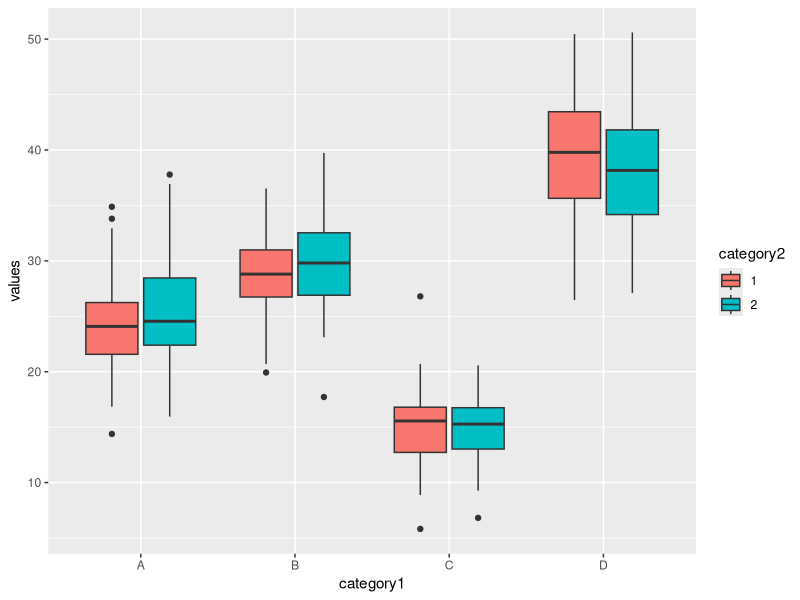
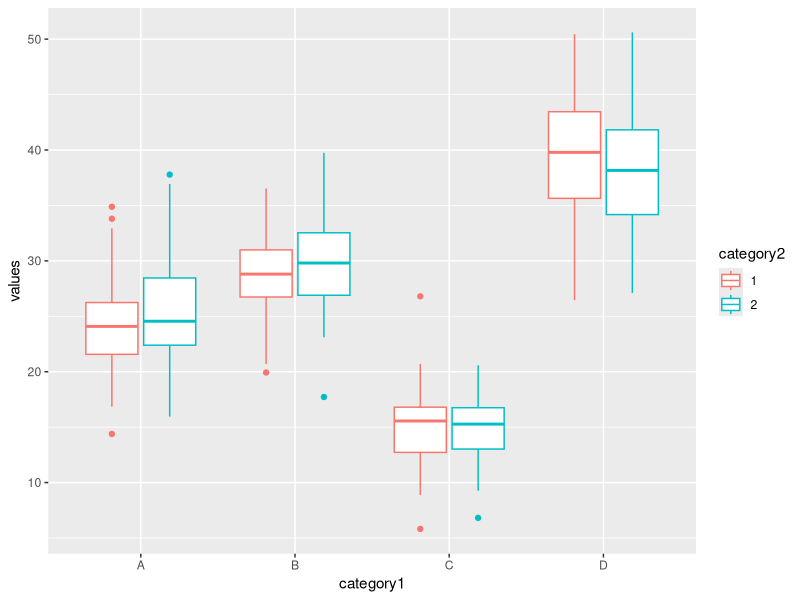

Generate these figures, in order, with R:
## ---- chunk 1
knitr::opts_chunk$set(echo = TRUE, fig.align='center')

# title: Clustering/grouping boxplots
# author: jonathan
# revised: 28/3/2020 

WEB <- c("https://bioceed.uib.no/dropfolder/bioSTATS/Rmd/Visualizing/Multiple/clustering-boxplots.html")
GIT <- c("https://github.com/jonathansoule/biostats/blob/master/Visualizing/Multiple/clustering-boxplots.Rmd")
library(ggplot2)
ID <- 1:400
values <- c(rnorm(100, mean=25, sd=5), rnorm(100, mean=30, sd=4), rnorm(100, mean=15, 3), rnorm(100, mean=40, sd=5))
category1 <- c(rep("A", 100), rep("B", 100), rep("C", 100), rep("D", 100))
category2 <- rep(c("1","2"), 100)
## ---- chunk 2
# dataframe
df <- data.frame(values, category1, category2)
# structure of the dataframe
str(df)
## ---- chunk 3
ggplot(df, aes(x = category1, y = values, fill = category2)) +
  geom_boxplot()
## ---- chunk 4
ggplot(df, aes(x = category1, y = values, color = category2)) +
  geom_boxplot()
